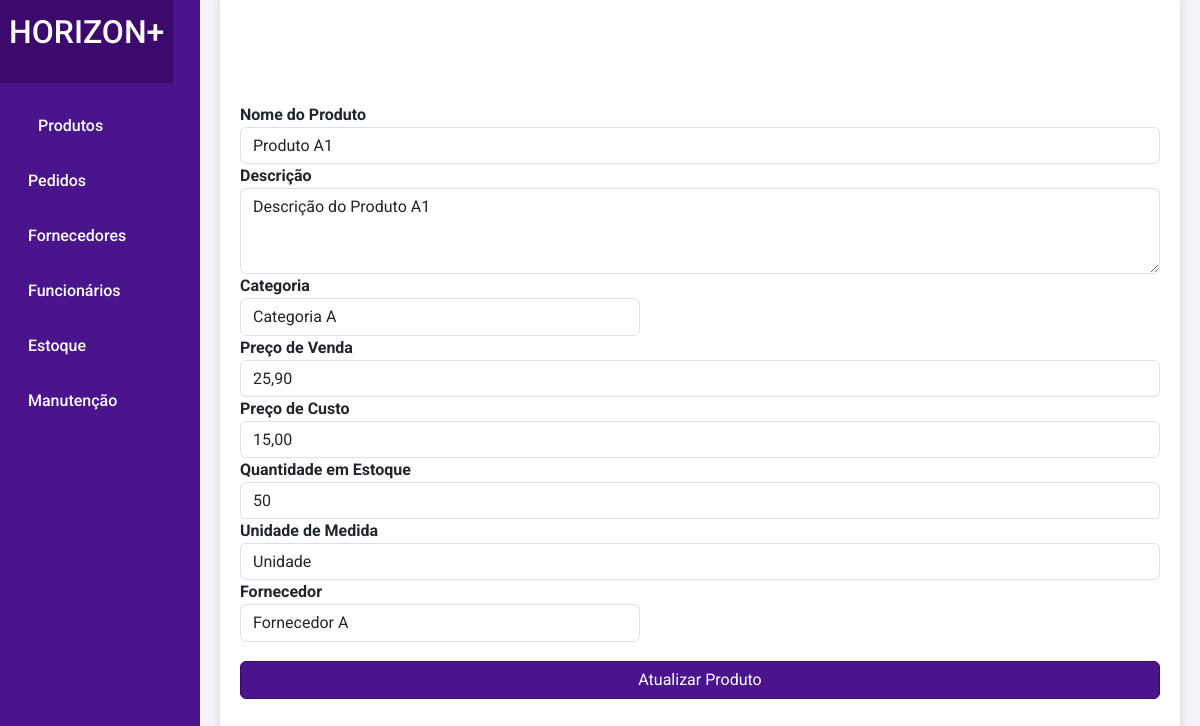
/update_produto.php?id=1, run on the app's committed database.
### tables this page shows
CREATE TABLE IF NOT EXISTS produtos (
    produto_id INT(11) AUTO_INCREMENT PRIMARY KEY,
    nome VARCHAR(100) NOT NULL,
    descricao TEXT NOT NULL,
    categoria_id INT NOT NULL,
    preco_venda DECIMAL(10,2),
    preco_custo DECIMAL(10,2),
    quantidade_estoque INT,
    unidade_medida VARCHAR(50),
    fornecedor_id INT NOT NULL,
    FOREIGN KEY (categoria_id) REFERENCES categorias(categoria_id),
    FOREIGN KEY (fornecedor_id) REFERENCES fornecedores(fornecedor_id)
);

### update_produto.php (the view, shortened to what this page needs)
<?php
include 'config.php';
if (isset($_GET['id'])) {
    $id = intval($_GET['id']);
    $sql = "SELECT * FROM produtos WHERE produto_id = ?";
    $stmt = $conn->prepare($sql);
    $stmt->execute([$id]);
    $row = $stmt->fetch(PDO::FETCH_ASSOC);
} else {
    echo "ID não fornecido!";
    exit;
}
?>
<!DOCTYPE html>
<html lang="pt-br">
<head>
    <link rel="stylesheet" href="src/css/styles.css">
    <link href="https://cdn.jsdelivr.net/npm/bootstrap@5.3.3/dist/css/bootstrap.min.css" rel="stylesheet">
    <body>
    <div class="container-fluid">
        <div class="row">
        <nav class="col-md-2 d-none d-md-block bg-purple sidebar">
                <div class="logo text-center py-4">
                    <h2>HORIZON+</h2>
                </div>
                <div class="sidebar-sticky">
                    <ul class="nav flex-column">
                        <li class="nav-item">
                            <a class="nav-link active" href="produtos.php">
                                <span>Produtos</span>
                            </a>
                        </li>
                        <li class="nav-item"><a class="nav-link" href="pedidos.php"><i class="bi bi-basket2-fill icon-large"></i> Pedidos</a></li>
                        <li class="nav-item"><a class="nav-link" href="fornecedores.php"><i class="bi bi-people-fill icon-large"></i> Fornecedores</a></li>
                        <li class="nav-item"><a class="nav-link" href="funcionarios.php"><i class="bi bi-person-badge-fill icon-large"></i> Funcionários</a></li>
                        <li class="nav-item"><a class="nav-link" href="estoque.php"><i class="bi bi-box-fill icon-large"></i> Estoque</a></li>
                        <li class="nav-item"><a class="nav-link" href="manutencao.php"><i class="bi bi-pc-display-horizontal icon-large"></i> Manutenção</a></li>
                    </ul>
                </div>
            </nav>
</head>
    <div class="container">
        <h2 class="mt-5">Atualizar Produto</h2>
        <form action="produtos.php" method="post">
            <div class="form-group">
                <label for="productName">Nome do Produto</label>
                <input type="text" name="productName" class="form-control" id="productName" value="<?php echo htmlspecialchars($row['nome']); ?>" required>
            </div>
            <div class="form-group">
                <label for="productDescription">Descrição</label>
                <textarea name="productDescription" class="form-control" id="productDescription" rows="3" required><?php echo htmlspecialchars($row['descricao']); ?></textarea>
            </div>
            <div class="form-group">
                <label for="productCategory">Categoria</label>
                <select name="productCategory" class="form-control" id="productCategory" required>
                    <?php
                        $categories = $conn->query("SELECT * FROM categorias")->fetchAll();
                        foreach ($categories as $category) {
                            $selected = ($category['categoria_id'] == $row['categoria_id']) ? 'selected' : '';
                            echo "<option value='{$category['categoria_id']}' {$selected}>{$category['nome']}</option>";
                        }
                    ?>
                </select>
            </div>
            <div class="form-group">
                <label for="productPriceSale">Preço de Venda</label>
                <input type="text" name="productPriceSale" class="form-control" id="productPriceSale" value="<?php echo number_format($row['preco_venda'], 2, ',', '.'); ?>" required>
            </div>
            <div class="form-group">
                <label for="productPriceCost">Preço de Custo</label>
                <input type="text" name="productPriceCost" class="form-control" id="productPriceCost" value="<?php echo number_format($row['preco_custo'], 2, ',', '.'); ?>" required>
            </div>
            <div class="form-group">
                <label for="productStockQuantity">Quantidade em Estoque</label>
                <input type="number" name="productStockQuantity" class="form-control" id="productStockQuantity" value="<?php echo htmlspecialchars($row['quantidade_estoque']); ?>" required>
            </div>
            <div class="form-group">
                <label for="productUnit">Unidade de Medida</label>
                <input type="text" name="productUnit" class="form-control" id="productUnit" value="<?php echo htmlspecialchars($row['unidade_medida']); ?>" required>
            </div>
            <div class="form-group">
                <label for="productSupplier">Fornecedor</label>
                <select name="productSupplier" class="form-control" id="productSupplier" required>
                    <?php
                        $suppliers = $conn->query("SELECT * FROM fornecedores")->fetchAll();
                        foreach ($suppliers as $supplier) {
                            $selected = ($supplier['fornecedor_id'] == $row['fornecedor_id']) ? 'selected' : '';
                            echo "<option value='{$supplier['fornecedor_id']}' {$selected}>{$supplier['nome']}</option>";
                        }
                    ?>
                </select>
            </div>
            <button type="submit" class="btn btn-primary">Atualizar Produto</button>
        </form>
    </div>
</body>
</html>

### src/css/styles.css (style rules this page uses)
:root { --bg-purple: #4A148C; --depp-purple: #3c096c; --text-white: #fff; --font-size-logo: 1.5rem; --font-weight-bold: bold; --font-size-base: 0.875rem; --padding-top-sidebar: 0; --margin-bottom-logo: 20px; --icon-size-small: 16px; --icon-size-medium: 24px; --icon-size-large: 32px; }
body { font-size: var(--font-size-base); }
select { width: 400px !important; }
.sidebar { background-color: var(--bg-purple); height: auto; padding-top: var(--padding-top-sidebar); }
.sidebar .logo { position: relative; text-align: center; color: var(--text-white); font-size: var(--font-size-logo); font-weight: bolder; padding: 15px; margin: 0; margin-left: -15px; width: 100%; max-width: 100%; background-color: var(--deep-purple); }
.sidebar .nav-link { color: var(--text-white); font-weight: 500; display: flex; align-items: center; margin-top: 15px; }
.sidebar .nav-link.active { color: var(--text-white); }
.sidebar .nav-link span { margin-left: 10px; }
.sidebar-sticky { position: -webkit-sticky; position: sticky; top: 0; height: calc(100vh - 48px); padding-top: 0.5rem; overflow-x: hidden; overflow-y: auto; }
.form-group label { font-weight: var(--font-weight-bold); }
input { display: block; height: 37px; border: 1px solid #ccc; border-radius: 4px; padding: 4px 10px; }
@media (max-width: 1200px) { .sidebar .logo { font-size: calc(var(--font-size-logo) * 0.9); padding: 12px; } }

### update_produto.php (style rules this page uses)
:root { --bg-purple: #4A148C; --deep-purple: #3c096c; --text-white: #fff; --border-color: #ddd; --action-edit: #4CAF50; --action-delete: #E53935; }
body { font-family: 'Roboto', sans-serif; background-color: #f4f4f9; display: flex; justify-content: center; align-items: center; height: 100vh; margin: 0; flex-direction: column; }
.container { width: 80%; max-width: 1200px; padding: 20px; background-color: white; box-shadow: 0 2px 10px rgba(0, 0, 0, 0.15); border-radius: 12px; margin-bottom: 20px; }
h2 { font-weight: 500; color: white; text-align: center; }
.btn-primary { margin-top: 2%; margin-left: 0%; width: 100%; background-color: var(--bg-purple); border-color: var(--deep-purple); }

### data on the page
produtos: productName "Produto A1", productDescription "Descrição do Produto A1", productPriceSale "25,90", productPriceCost "15,00", productStockQuantity "50", productUnit "Unidade"

### other printed values
form field productCategory "Categoria A"
form field productSupplier "Fornecedor A"
